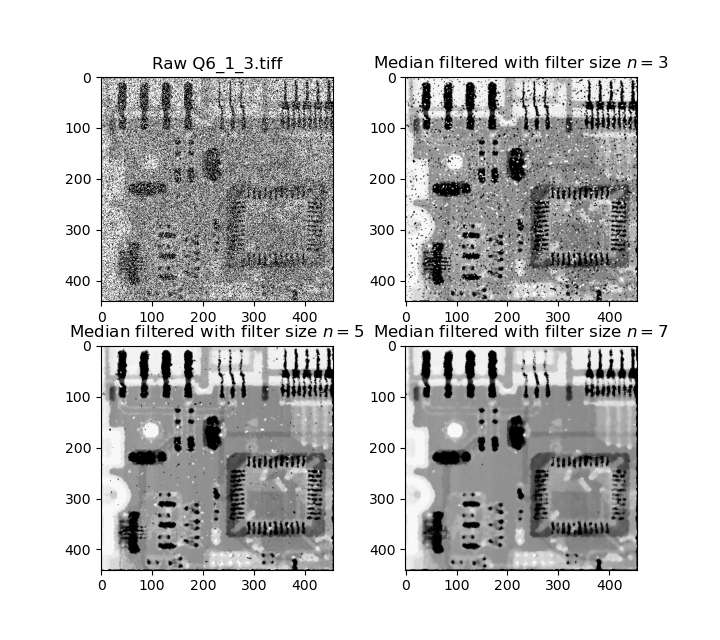

This chart was generated by the following Python code:
import numpy as np
from PIL import Image
from matplotlib import pyplot as plt



# %% Q6_1_3 median filter

Q6_1_3 = np.asarray(Image.open("Q6_1_3.tiff"))
plt.show()


def median_filter(img_raw, n: int = 3):
    m = (n - 1) // 2
    row, col = img_raw.shape
    img_pad = np.pad(img_raw, m)
    img_out = np.array([np.median(img_pad[i:i + n, j:j + n])
                        for i in range(row)
                        for j in range(col)])
    return img_out.astype(np.uint8).reshape(row, col)


Q6_1_3_n3 = median_filter(Q6_1_3, 3)
Q6_1_3_n5 = median_filter(Q6_1_3, 5)
Q6_1_3_n7 = median_filter(Q6_1_3, 7)

plt.figure(figsize=(7.2, 6.4))
plt.subplot(221)
plt.title('Raw Q6_1_3.tiff')
plt.imshow(Q6_1_3, cmap='gray')
plt.subplot(222)
plt.title('Median filtered with filter size $n=3$')
plt.imshow(Q6_1_3_n3, cmap='gray')
plt.subplot(223)
plt.title('Median filtered with filter size $n=5$')
plt.imshow(Q6_1_3_n5, cmap='gray')
plt.subplot(224)
plt.title('Median filtered with filter size $n=7$')
plt.imshow(Q6_1_3_n7, cmap='gray')
plt.savefig('Q6_1_3.png')
plt.show()
